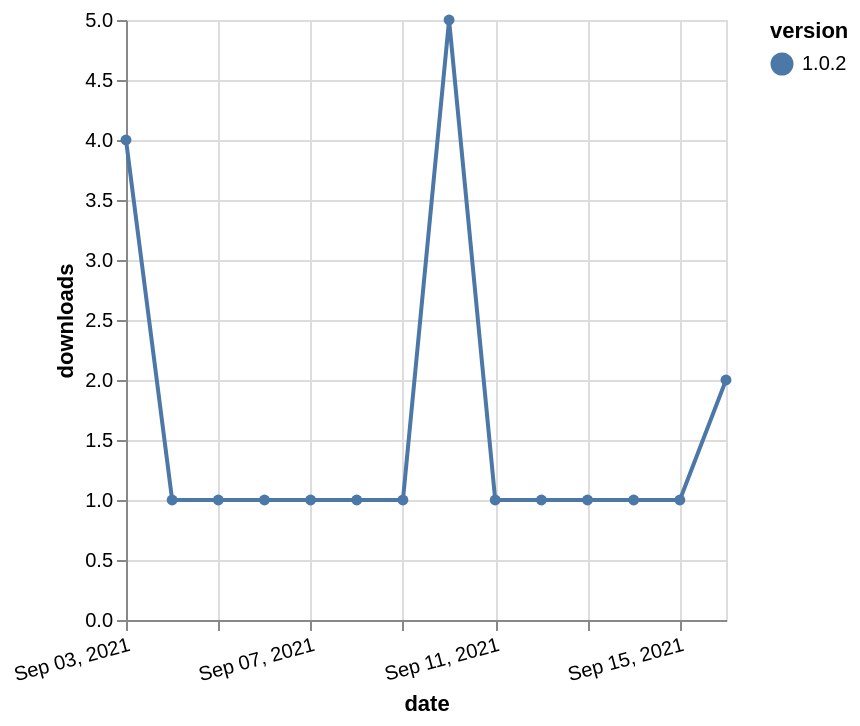

Vega-Lite specification stored for this chart:
### Vega-Lite specification from a JSON file in a GitHub repository (floating-point values rounded to 4 significant figures)
{"$schema": "https://vega.github.io/schema/vega-lite/v5.json", "description": "A simple bar chart with embedded data.", "data": {"values": [{"date": "2021-09-03", "total": 72, "delta": 4, "version": "1.0.2"}, {"date": "2021-09-04", "total": 73, "delta": 1, "version": "1.0.2"}, {"date": "2021-09-05", "total": 74, "delta": 1, "version": "1.0.2"}, {"date": "2021-09-06", "total": 75, "delta": 1, "version": "1.0.2"}, {"date": "2021-09-07", "total": 76, "delta": 1, "version": "1.0.2"}, {"date": "2021-09-08", "total": 77, "delta": 1, "version": "1.0.2"}, {"date": "2021-09-09", "total": 78, "delta": 1, "version": "1.0.2"}, {"date": "2021-09-10", "total": 83, "delta": 5, "version": "1.0.2"}, {"date": "2021-09-11", "total": 84, "delta": 1, "version": "1.0.2"}, {"date": "2021-09-12", "total": 85, "delta": 1, "version": "1.0.2"}, {"date": "2021-09-13", "total": 86, "delta": 1, "version": "1.0.2"}, {"date": "2021-09-14", "total": 87, "delta": 1, "version": "1.0.2"}, {"date": "2021-09-15", "total": 88, "delta": 1, "version": "1.0.2"}, {"date": "2021-09-16", "total": 90, "delta": 2, "version": "1.0.2"}]}, "width": "container", "mark": {"type": "line", "point": {"filled": true}}, "encoding": {"x": {"field": "date", "type": "temporal", "timeUnit": "yearmonthdate", "title": "date", "axis": {"labelAngle": -15}}, "y": {"field": "delta", "type": "quantitative", "title": "downloads"}, "color": {"field": "version", "type": "nominal"}, "tooltip": {"field": "delta"}}}
